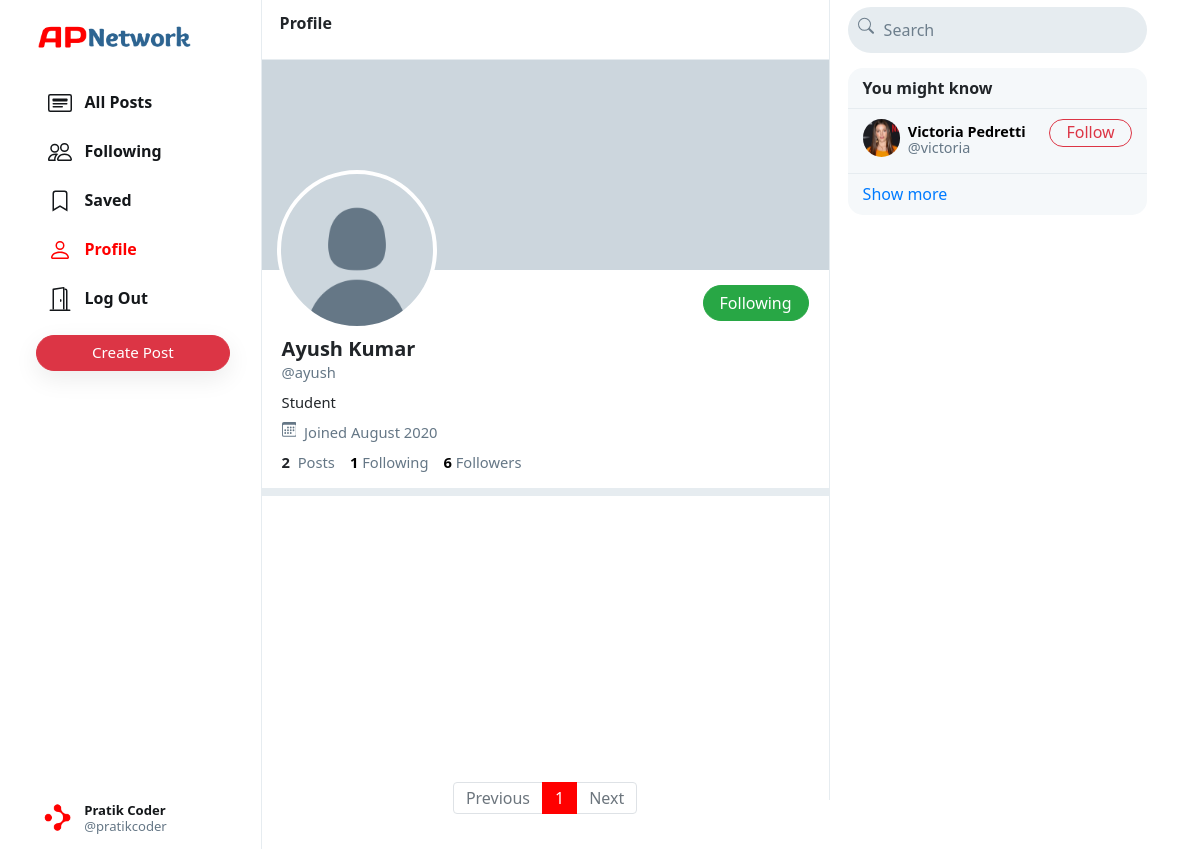
The app's page /ayush (signed in) with its own data.
### network/models.py (models this page shows, shortened)
class User(AbstractUser):
    profile_pic = models.ImageField(upload_to='profile_pic/')
    bio = models.TextField(max_length=160, blank=True, null=True)
    cover = models.ImageField(upload_to='covers/', blank=True)

### network/views.py (the view)
# urls.py: path("<str:username>", views.profile, name='profile'),
def profile(request, username):
    user = User.objects.get(username=username)
    all_posts = Post.objects.filter(creater=user).order_by('-date_created')
    paginator = Paginator(all_posts, 10)
    page_number = request.GET.get('page')
    if page_number == None:
        page_number = 1
    posts = paginator.get_page(page_number)
    followings = []
    suggestions = []
    follower = False
    if request.user.is_authenticated:
        followings = Follower.objects.filter(followers=request.user).values_list('user', flat=True)
        suggestions = User.objects.exclude(pk__in=followings).exclude(username=request.user.username).order_by("?")[:6]
        if request.user in Follower.objects.get(user=user).followers.all():
            follower = True
    follower_count = Follower.objects.get(user=user).followers.all().count()
    following_count = Follower.objects.filter(followers=user).count()
    return render(request, 'network/profile.html', {
        "username": user,
        "posts": posts,
        "posts_count": all_posts.count(),
        "suggestions": suggestions,
        "page": "profile",
        "is_follower": follower,
        "follower_count": follower_count,
        "following_count": following_count
    })

### network/templates/network/profile.html (shortened to what this page needs)
{% extends 'network/index.html' %}
{% load static %}
{% block profile %}
    <div class="profile-view" data-user="{{username.username}}">
        <div class="cover-image" style="background-image: url(/media/{{username.cover}})"></div>
        <div class="profile-image" style="background-image: url(/media/{{username.profile_pic}})"></div>
        <div class="profile-details">
            <div>
                {% if user.username == username.username %}
                    <button class="btn btn-outline-danger float-right" id="edit-profile-btn">Edit Profile</button>
                {% elif is_follower %}
                    <button class="btn btn-success float-right" onclick="unfollow_user(this,'{{username.username}}','edit_page')" id="following-btn">Following</button>
                {% else %}
                    <button class="btn btn-outline-danger float-right" onclick="follow_user(this,'{{username.username}}','edit_page')" id="follow-btn">Follow</button>
                {% endif %}
            </div>
            <div class="details-data">
                <h5>{{username.first_name}} {{username.last_name}}</h5>
                <div class="grey">@{{username.username}}</div>
                <div class="bio">
                    {% if username.bio is not None %}
                        {{username.bio}}
                    {% endif %}
                </div>
                <div class="grey" style="padding: 8px 0px;">
                    &nbsp;Joined {{username.date_joined | date:"F Y"}}
                </div>
                <div>
                    <strong>
                        {{posts_count}}
                    </strong>
                    &nbsp;<span class="grey">Posts</span>
                    <a href="#">
                        <strong id="following__count">{{following_count | default:0}}</strong>&nbsp;<span class="grey">Following</span>
                    </a>
                    <a href="#">
                        <strong id="follower__count">{{follower_count | default:0}}</strong>&nbsp;<span class="grey">Followers</span>
                    </a>
                </div>
            </div>
        </div>
    </div>
    <div class="space"></div>
{% endblock %}

### network/templates/network/index.html (shortened to what this page needs)
{% extends "network/layout.html" %}
{% load static %}
{% block body %}
    <div class="main-div">
        <div class="left-div">
            <nav class="head heading">
                {% if page == 'all_posts' %}
                    All Posts
                {% elif page == 'following' %}
                    Following
                {% elif page == 'saved' %}
                    Saved
                {% elif page == 'profile' %}
                    Profile
                {% else %}
                    Explore
                {% endif %}
            </nav>
            <div class="left-div-content">
                <div class="posts-view">
                    {% block profile %}
                    {% endblock %}
                    <div class="main-div-content">
                        <nav aria-label="Page navigation example" class="pagination-bar">
                            <ul class="pagination justify-content-center">
                                {% if posts.has_previous %}
                                    <li class="page-item">
                                        <a class="page-link" href="?page={{ posts.previous_page_number | default:1}}" tabindex="-1" aria-disabled="true">Previous</a>
                                    </li>
                                {% else %}
                                    <li class="page-item disabled">
                                        <a class="page-link" href="" tabindex="-1" aria-disabled="true">Previous</a>
                                    </li>
                                {% endif %}
                                {% for each in posts.paginator.page_range %}
                                    {% if each == posts.number %}
                                        <li class="page-item active"><a class="page-link" href="?page={{each}}">{{each}}</a></li>
                                    {% else %}
                                        <li class="page-item"><a class="page-link" href="?page={{each}}">{{each}}</a></li>
                                    {% endif %}
                                {% endfor %}
                                {% if posts.has_next %}
                                    <li class="page-item">
                                        <a class="page-link" href="?page={{ posts.next_page_number }}">Next</a>
                                    </li>
                                {% else %}
                                    <li class="page-item disabled">
                                        <a class="page-link" href="">Next</a>
                                    </li>
                                {% endif %}
                            </ul>
                          </nav>
                    </div>
                </div>
            </div>
        </div>
    </div>
{% endblock %}

### network/templates/network/layout.html (shortened to what this page needs)
{% load static %}
<!DOCTYPE html>
<html lang="en" xmlns="http://www.w3.org/1999/html">
    <head>
        <link rel="stylesheet" href="https://stackpath.bootstrapcdn.com/bootstrap/4.4.1/css/bootstrap.min.css">
        <link href="{% static 'network/styles.css' %}" rel="stylesheet">
    </head>
    <body>
        <div class="body" data-page="{{page}}">
            <div class="sidenav">
                <a href="{% url 'index' %}" class="navbar-brand">
                    <img src="{% static 'network/Images/logos.png' %}" height="31px">
                </a>
                <div style="height: 100%;">
                    <div>
                        <div>
                            <ul>
                                <li class="nav-item" id="all_posts">
                                <a href="{% url 'index' %}" class="nav-link">
                                    <div>
                                        &nbsp;&nbsp;All Posts
                                    </div>
                                </a>
                                </li>
                                {% if user.is_authenticated %}
                                    <li class="nav-item" id="following">
                                        <a href="{% url 'following' %}" class="nav-link">
                                            <div>
                                                &nbsp;&nbsp;Following
                                            </div>
                                        </a>
                                    </li>
                                    <li class="nav-item" id="saved">
                                        <a href="{% url 'saved' %}" class="nav-link">
                                            <div>
                                                <svg width="1.5em" height="1.5em" viewBox="0 0 16 16" class="bi bi-bookmark" fill="currentColor" xmlns="http://www.w3.org/2000/svg">
                                                    <path fill-rule="evenodd" d="M8 12l5 3V3a2 2 0 0 0-2-2H5a2 2 0 0 0-2 2v12l5-3zm-4 1.234l4-2.4 4 2.4V3a1 1 0 0 0-1-1H5a1 1 0 0 0-1 1v10.234z"/>
                                                  </svg>
                                                &nbsp;&nbsp;Saved
                                            </div>
                                        </a>
                                    </li>
                                    <li class="nav-item" id="profile">
                                        <a href="{% url 'profile' user.username %}" class="nav-link">
                                            <div>
                                                &nbsp;&nbsp;Profile
                                            </div>
                                        </a>
                                    </li>
                                    <li class="nav-item" id="logout">
                                        <a href="{% url 'logout' %}" class="nav-link">
                                            <div>
                                                &nbsp;&nbsp;Log Out
                                            </div>
                                        </a>
                                    </li>
                                {% endif %}
                            </ul>
                        </div>
                        {% if user.is_authenticated %}
                            <button id="popup-btn" class="btn btn-danger new-post-btn" onclick="createpost()">Create Post</button>
                        {% endif %}
                    </div>
                    <div style="position: absolute; bottom: 10px;">
                        {% if user.is_authenticated %}
                            <li class="nav-item sidenav-user">
                                <a href="{% url 'profile' user.username %}" class="nav-link">
                                    <div class="user_account">
                                        <div class="small-profilepic" style="float: left; background-image: url(/media/{{user.profile_pic}})"></div>
                                        <div style="height: 2.7vw; margin: auto;">
                                            <div style="margin-top: 4px;"><strong>{{user.first_name}} {{user.last_name}}</strong></div>
                                            <div class="grey" style="margin-top: 4px;">@{{ user.username }}</div>
                                        </div>
                                    </div>
                                </a>
                            </li>
                        {% endif %}
                    </div>
                </div>
            </div>
            {% block body %}
            {% endblock %}
            <div class="right-div">
                <nav class="head">
                    <form action="#">
                        <div class="search-div">
                            <div>
                            </div>
                            <input type="text" name="query" id="search-box" placeholder="Search">
                        </div>
                    </form>
                </nav>
                <div class='right-div-content'>
                    <div class="space" style="background-color: white;"></div>
                    {% if user.is_authenticated %}
                        <div class="suggestion-box">
                            <div class="suggestion-header">
                                You might know
                            </div>
                            {% for suggestion in suggestions %}
                                <div class="suggestion-user">
                                    <div>
                                        <a href="{% url 'profile' suggestion.username %}">
                                            <div class="small-profilepic" style="background-image: url(/media/{{suggestion.profile_pic}})"></div>
                                        </a>
                                    </div>
                                    <div class="user-details">
                                        <a href="{% url 'profile' suggestion.username %}">
                                            <div id="user-name">
                                                <strong>
                                                    {{suggestion.first_name}} {{suggestion.last_name}}
                                                </strong>
                                            </div>
                                            <div class="grey">@{{suggestion.username}}</div>
                                        </a>
                                    </div>
                                    <div>
                                        <button class="btn btn-outline-danger" type="button" onclick="follow_user(this,'{{suggestion.username}}','suggestion')">Follow</button>
                                    </div>
                                </div>
                            {% empty %}
                                    <div style="text-align: center; border-bottom: .5px solid #e6ecf0; padding: 10px 15px;">
                                        <span class="grey" style="font-size: .9em;">No suggestions available.</span>
                                    </div>
                            {% endfor %}
                            <div class="suggestion-footer">
                                <a href="#">Show more</a>
                            </div>
                        </div>
                    {% endif %}
                </div>
            </div>
        </div>
    </body>
</html>

### records on screen
User: profile_pic (picture), first_name "Pratik", last_name "Coder", username "pratikcoder"
User: profile_pic (placeholder picture), first_name "Ayush", last_name "Kumar", username "ayush", bio "Student", date_joined "August 2020"
User: profile_pic (picture), first_name "Victoria", last_name "Pedretti", username "victoria"

### other values on screen
{{ posts_count }} "2"
{{ following_count | default:0 }} "1"
{{ follower_count | default:0 }} "6"
{{ each }} "1"
